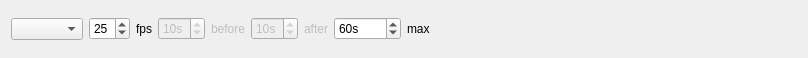
<?xml version="1.0" encoding="UTF-8"?>
<ui version="4.0">
 <class>QnRecordingBusinessActionWidget</class>
 <widget class="QWidget" name="QnRecordingBusinessActionWidget">
  <property name="geometry">
   <rect>
    <x>0</x>
    <y>0</y>
    <width>808</width>
    <height>58</height>
   </rect>
  </property>
  <property name="windowTitle">
   <string>Form</string>
  </property>
  <layout class="QHBoxLayout" name="horizontalLayout">
   <item>
    <widget class="QComboBox" name="qualityComboBox"/>
   </item>
   <item>
    <widget class="QSpinBox" name="fpsSpinBox">
     <property name="maximum">
      <number>30</number>
     </property>
     <property name="value">
      <number>25</number>
     </property>
    </widget>
   </item>
   <item>
    <widget class="QLabel" name="fpsLabel">
     <property name="text">
      <string>fps</string>
     </property>
    </widget>
   </item>
   <item>
    <widget class="QSpinBox" name="beforeSpinBox">
     <property name="enabled">
      <bool>false</bool>
     </property>
     <property name="suffix">
      <string>s</string>
     </property>
     <property name="value">
      <number>10</number>
     </property>
    </widget>
   </item>
   <item>
    <widget class="QLabel" name="beforeLabel">
     <property name="enabled">
      <bool>false</bool>
     </property>
     <property name="text">
      <string>before</string>
     </property>
    </widget>
   </item>
   <item>
    <widget class="QSpinBox" name="afterSpinBox">
     <property name="enabled">
      <bool>false</bool>
     </property>
     <property name="suffix">
      <string>s</string>
     </property>
     <property name="value">
      <number>10</number>
     </property>
    </widget>
   </item>
   <item>
    <widget class="QLabel" name="afterLabel">
     <property name="enabled">
      <bool>false</bool>
     </property>
     <property name="text">
      <string>after</string>
     </property>
    </widget>
   </item>
   <item>
    <widget class="QSpinBox" name="durationSpinBox">
     <property name="suffix">
      <string>s</string>
     </property>
     <property name="maximum">
      <number>86400</number>
     </property>
     <property name="value">
      <number>60</number>
     </property>
    </widget>
   </item>
   <item>
    <widget class="QLabel" name="durationLabel">
     <property name="text">
      <string>max</string>
     </property>
    </widget>
   </item>
   <item>
    <spacer name="horizontalSpacer">
     <property name="orientation">
      <enum>Qt::Horizontal</enum>
     </property>
     <property name="sizeHint" stdset="0">
      <size>
       <width>40</width>
       <height>20</height>
      </size>
     </property>
    </spacer>
   </item>
  </layout>
 </widget>
 <resources/>
 <connections/>
</ui>
